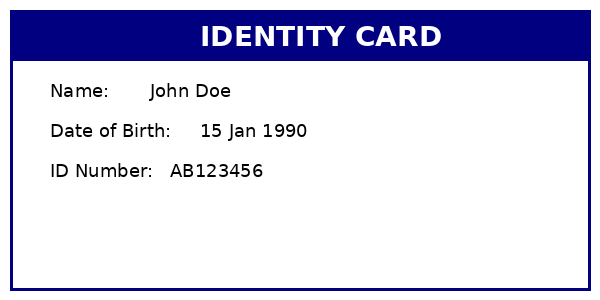
#> input picture app/ai-service/test_id_card.png, 600 x 300 px; its folder holds only this picture in this run
$ python -i preprocessing.py   (imports and definitions only)   (older library calls are emulated)
#> lines starting #> are read from the running program, lines starting #| are printed output that depends on the picture; after the words box and inside, x2 and y2 are one past the last pixel; in counts of white or black regions, pixels touching at a corner belong together
import cv2
import numpy as np
from PIL import Image
import time
import metrics


class ImageQualityError(ValueError):
    """Exception raised when an image fails quality gate checks."""

    pass


class ImagePreprocessor:
    def __init__(self, max_dim: int = 2000):
        if max_dim <= 0:
            raise ValueError("max_dim must be greater than zero")
    def __init__(
        self,
        max_dim: int = 2000,
        min_resolution: int = 50,
        min_exposure: float = 10.0,
        min_blur_variance: float = 10.0,
    ):
        self.max_dim = max_dim
        self.min_resolution = min_resolution
        self.min_exposure = min_exposure
        self.min_blur_variance = min_blur_variance

    def to_grayscale(self, image: Image.Image) -> Image.Image:
        if image.mode == "L":
            return image
        return image.convert("L")

    def apply_threshold(self, image: Image.Image, method: str = "otsu") -> Image.Image:
        img_array = self.image_to_numpy(image)

        if method == "otsu":
            _, thresholded = cv2.threshold(
                img_array, 0, 255, cv2.THRESH_BINARY + cv2.THRESH_OTSU
            )
        elif method == "adaptive":
            thresholded = cv2.adaptiveThreshold(
                img_array, 255, cv2.ADAPTIVE_THRESH_GAUSSIAN_C, cv2.THRESH_BINARY, 11, 2
            )
        else:
            raise ValueError(f"Unknown threshold method: {method}")

        return self.numpy_to_image(thresholded)

    def denoise(self, image: Image.Image) -> Image.Image:
        img_array = self.image_to_numpy(image)
        if len(img_array.shape) == 2:
            img_array = cv2.cvtColor(img_array, cv2.COLOR_GRAY2BGR)
        denoised = cv2.fastNlMeansDenoisingColored(img_array, None, 10, 10, 7, 21)
        if len(denoised.shape) == 3:
            denoised = cv2.cvtColor(denoised, cv2.COLOR_BGR2GRAY)
        return self.numpy_to_image(denoised)

    def resize_image(
        self, image: Image.Image, max_dim: int | None = None
    ) -> Image.Image:
        target = self.max_dim if max_dim is None else max_dim
        if target <= 0:
            raise ValueError("max_dim must be greater than zero")
        if image.size[0] <= target and image.size[1] <= target:
            return image

        ratio = min(target / image.size[0], target / image.size[1])
        new_size = (
            max(1, int(image.size[0] * ratio)),
            max(1, int(image.size[1] * ratio)),
        )
        return image.resize(new_size, Image.LANCZOS)

    def check_quality_gates(self, image: Image.Image) -> None:
        """
        Check image against quality thresholds before processing.
        Raises ImageQualityError if any check fails.
        """
        width, height = image.size
        if width < self.min_resolution or height < self.min_resolution:
            metrics.IMAGE_QUALITY_REJECTION_TOTAL.labels(reason="resolution").inc()
            raise ImageQualityError(
                f"Image resolution too low. Minimum {self.min_resolution}px required in both dimensions (got {width}x{height})."
            )

        img_array = self.image_to_numpy(self.to_grayscale(image))

        mean_exposure = np.mean(img_array)
        if mean_exposure < self.min_exposure:
            metrics.IMAGE_QUALITY_REJECTION_TOTAL.labels(reason="exposure").inc()
            raise ImageQualityError(
                f"Image is too dark. Average intensity {mean_exposure:.1f} is below minimum {self.min_exposure}."
            )

        laplacian_var = cv2.Laplacian(img_array, cv2.CV_64F).var()
        if laplacian_var < self.min_blur_variance:
            metrics.IMAGE_QUALITY_REJECTION_TOTAL.labels(reason="blur").inc()
            raise ImageQualityError(
                f"Image is too blurry. Variance of Laplacian {laplacian_var:.1f} is below minimum {self.min_blur_variance}."
            )

    def preprocess(
        self,
        image: Image.Image,
        threshold_method: str = "otsu",
        denoise: bool = True,
        check_quality: bool = True,
    ) -> Image.Image:
        start_time = time.time()

        try:
            if image.size[0] == 0 or image.size[1] == 0:
                return image.convert("L")

            if check_quality:
                self.check_quality_gates(image)

            resized = self.resize_image(image)
            gray = self.to_grayscale(resized)

            if denoise:
                gray = self.denoise(gray)

            thresholded = self.apply_threshold(gray, method=threshold_method)

            return thresholded
        finally:
            latency = time.time() - start_time
            metrics.PIPELINE_STEP_LATENCY.labels(step_name="preprocess").observe(
                latency
            )

    @staticmethod
    def image_to_numpy(image: Image.Image) -> np.ndarray:
        return np.array(image)

    @staticmethod
    def numpy_to_image(array: np.ndarray) -> Image.Image:
        if array.dtype != np.uint8:
            array = array.astype(np.uint8)
        return Image.fromarray(array)

>>> from PIL import Image
>>> picture = Image.open('../test_id_card.png')
#> picture is the input picture: PIL image 600x300 RGB; mean R, G, B 208.6, 208.6, 230.2
>>> result = ImagePreprocessor().preprocess(picture)
#> in to_grayscale, `return image.convert("L")`:
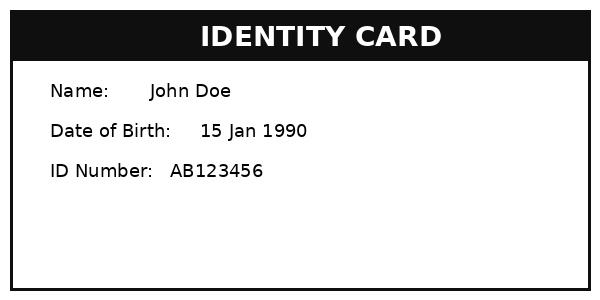
#> returned value: PIL image 600x300 L; min 0, max 255, mean 211.1
#> in check_quality_gates, `mean_exposure = np.mean(img_array)`: mean_exposure = 211.1
#> in check_quality_gates, `laplacian_var = cv2.Laplacian(img_array, cv2.CV_64F).var()`: laplacian_var = 4304.6
#> in apply_threshold, `_, thresholded = cv2.threshold( img_array, 0, 255, cv2.THRESH_BINARY +..`:
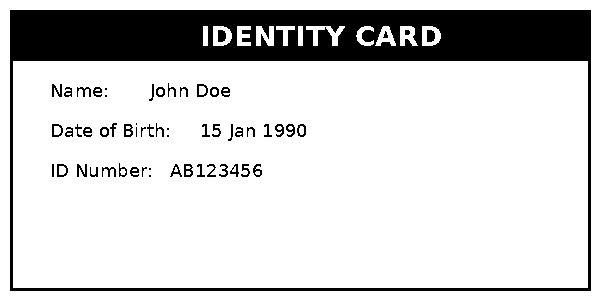
#> thresholded: shape (300, 600); 81.8% white; 59 black regions (10 under 20 px), largest, box (x1, y1, x2, y2) and area: (10, 10, 591, 291) 30242, (218, 30, 226, 42) 86, (427, 30, 435, 42) 86
#> (the run stopped early here; a loop or call above may not have finished)
